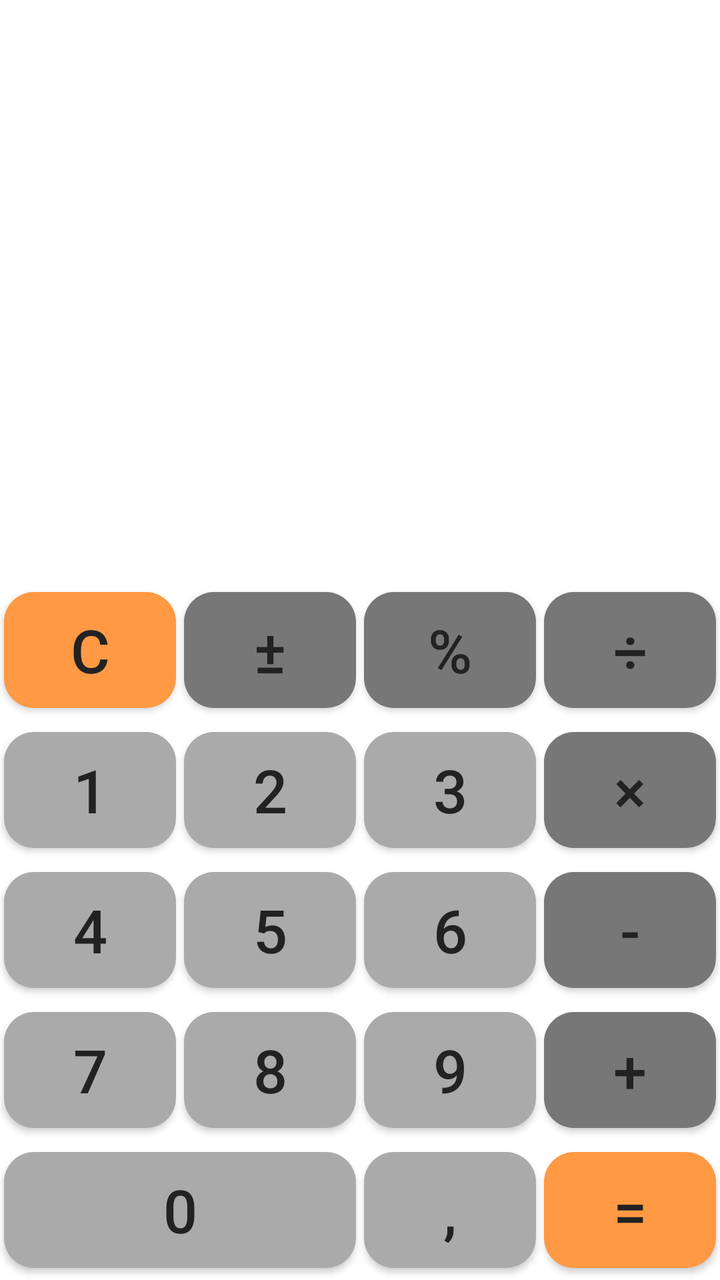
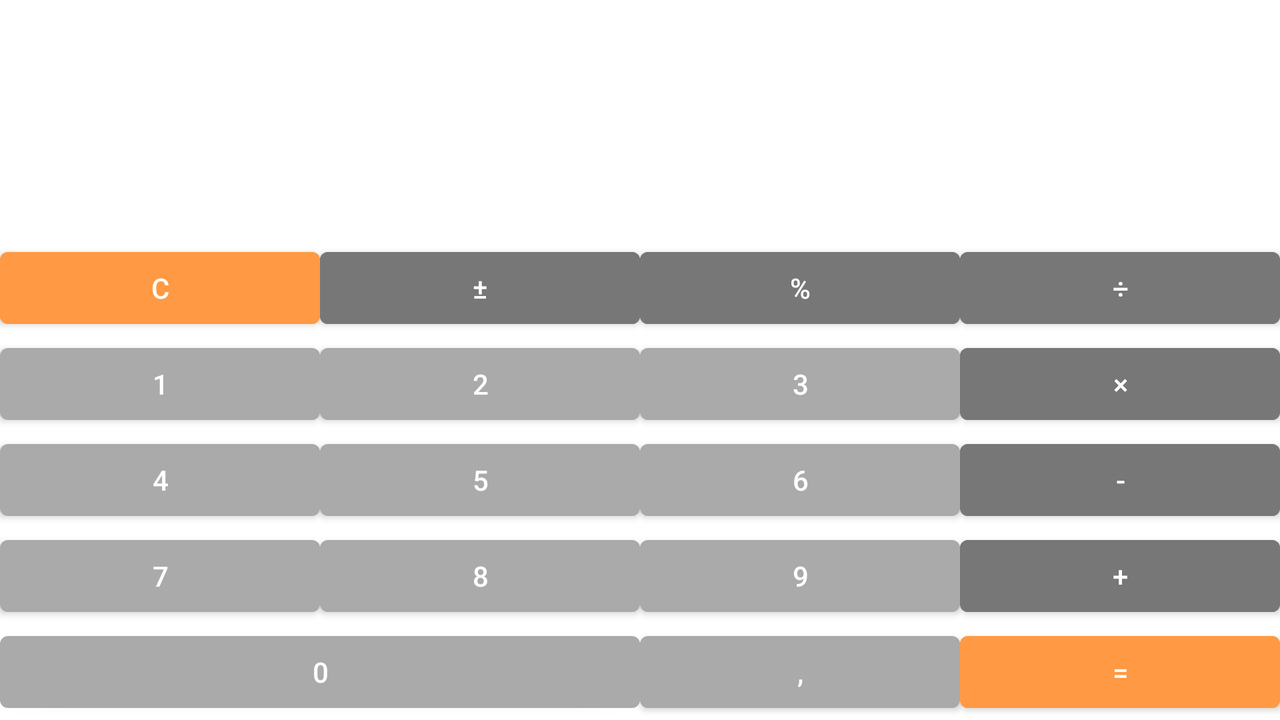

First picture: res/layout/ on a phone held upright. Second picture: the repository's own variant of that layout, on a device whose configuration matches the variant's folder. Source for both follows.
<!-- AndroidManifest.xml: application theme Theme.Calculator -->
<!-- res/layout/activity_main.xml -->
<?xml version="1.0" encoding="utf-8"?>
<FrameLayout xmlns:android="http://schemas.android.com/apk/res/android"
    xmlns:app="http://schemas.android.com/apk/res-auto"
    xmlns:tools="http://schemas.android.com/tools"
    android:layout_width="match_parent"
    android:layout_height="match_parent"
    android:orientation="vertical"
    tools:context=".MainActivity">

    <LinearLayout
        android:layout_width="match_parent"
        android:layout_height="match_parent">

        <ImageView
            android:layout_width="match_parent"
            android:layout_height="match_parent"
            android:scaleType="centerCrop"
            android:src="@drawable/backgroundtexture" />
    </LinearLayout>
    <androidx.constraintlayout.widget.ConstraintLayout
        android:layout_width="match_parent"
        android:layout_height="match_parent">

        <TextView
            android:id="@+id/calculatorIndicator"
            android:layout_width="match_parent"
            android:layout_height="@dimen/indicator_height"
            android:layout_gravity="bottom"
            app:layout_constraintLeft_toLeftOf="parent"
            app:layout_constraintBottom_toTopOf="@id/buttonsLayout"
            app:layout_constraintTop_toTopOf="parent"
            android:textSize="@dimen/indicator_font_size"
            android:textColor="@color/white"
            android:gravity="bottom|end"
            android:padding="@dimen/indicator_padding"
            />
        <TableLayout
            android:id="@+id/buttonsLayout"
            android:layout_width="match_parent"
            android:layout_height="wrap_content"
            android:layout_gravity="bottom"
            app:layout_constraintBottom_toBottomOf="parent"
            app:layout_constraintRight_toLeftOf="parent">

            <TableRow>

                <com.google.android.material.button.MaterialButton
                    android:id="@+id/button_reset_value"
                    android:layout_width="@dimen/button_layout_width"
                    android:layout_weight="@integer/weight_1"
                    android:text="@string/reset_value"
                    style="@style/OrangeButtonStyle"/>


                <com.google.android.material.button.MaterialButton
                    android:id="@+id/button_change_sign"
                    android:layout_width="@dimen/button_layout_width"
                    android:layout_weight="@integer/weight_1"
                    android:text="@string/change_sign"
                    style="@style/DarkGreyButtonStyle" />

                <com.google.android.material.button.MaterialButton
                    android:id="@+id/button_percent"
                    android:layout_width="@dimen/button_layout_width"
                    android:layout_weight="@integer/weight_1"
                    android:text="@string/percent"
                    style="@style/DarkGreyButtonStyle" />

                <com.google.android.material.button.MaterialButton
                    android:id="@+id/button_division"
                    android:layout_width="@dimen/button_layout_width"
                    android:layout_weight="@integer/weight_1"
                    android:text="@string/division"
                    style="@style/DarkGreyButtonStyle" />
            </TableRow>

            <TableRow>

                <com.google.android.material.button.MaterialButton
                    android:id="@+id/button_1"
                    android:layout_width="@dimen/button_layout_width"
                    android:layout_weight="@integer/weight_1"
                    android:text="@string/one"
                    style="@style/CommonButtonStyle" />

                <com.google.android.material.button.MaterialButton
                    android:id="@+id/button_2"
                    android:layout_width="@dimen/button_layout_width"
                    android:layout_weight="@integer/weight_1"
                    android:text="@string/two"
                    style="@style/CommonButtonStyle" />

                <com.google.android.material.button.MaterialButton
                    android:id="@+id/button_3"
                    android:layout_width="@dimen/button_layout_width"
                    android:layout_weight="@integer/weight_1"
                    android:text="@string/three"
                    style="@style/CommonButtonStyle" />

                <com.google.android.material.button.MaterialButton
                    android:id="@+id/button_multiplication"
                    android:layout_width="@dimen/button_layout_width"
                    android:layout_weight="@integer/weight_1"
                    android:text="@string/multiplication"
                    style="@style/DarkGreyButtonStyle" />
            </TableRow>

            <TableRow>

                <com.google.android.material.button.MaterialButton
                    android:id="@+id/button_4"
                    android:layout_width="@dimen/button_layout_width"
                    android:layout_weight="@integer/weight_1"
                    android:text="@string/four"
                    style="@style/CommonButtonStyle" />

                <com.google.android.material.button.MaterialButton
                    android:id="@+id/button_5"
                    android:layout_width="@dimen/button_layout_width"
                    android:layout_weight="@integer/weight_1"
                    android:text="@string/five"
                    style="@style/CommonButtonStyle" />

                <com.google.android.material.button.MaterialButton
                    android:id="@+id/button_6"
                    android:layout_width="@dimen/button_layout_width"
                    android:layout_weight="@integer/weight_1"
                    android:text="@string/six"
                    style="@style/CommonButtonStyle" />

                <com.google.android.material.button.MaterialButton
                    android:id="@+id/button_minus"
                    android:layout_width="@dimen/button_layout_width"
                    android:layout_weight="@integer/weight_1"
                    android:text="@string/minus"
                    style="@style/DarkGreyButtonStyle" />
            </TableRow>

            <TableRow>

                <com.google.android.material.button.MaterialButton
                    android:id="@+id/button_7"
                    android:layout_width="@dimen/button_layout_width"
                    android:layout_weight="@integer/weight_1"
                    android:text="@string/seven"
                    style="@style/CommonButtonStyle" />

                <com.google.android.material.button.MaterialButton
                    android:id="@+id/button_8"
                    android:layout_width="@dimen/button_layout_width"
                    android:layout_weight="@integer/weight_1"
                    android:text="@string/eight"
                    style="@style/CommonButtonStyle" />

                <com.google.android.material.button.MaterialButton
                    android:id="@+id/button_9"
                    android:layout_width="@dimen/button_layout_width"
                    android:layout_weight="@integer/weight_1"
                    android:text="@string/nine"
                    style="@style/CommonButtonStyle" />

                <com.google.android.material.button.MaterialButton
                    android:id="@+id/button_plus"
                    android:layout_width="@dimen/button_layout_width"
                    android:layout_weight="@integer/weight_1"
                    android:text="@string/plus"
                    style="@style/DarkGreyButtonStyle" />
            </TableRow>

            <TableRow
                android:weightSum="4">

                <com.google.android.material.button.MaterialButton
                    android:id="@+id/button_0"
                    android:layout_span="@integer/layout_span_2"
                    android:layout_weight="@integer/weight_1"
                    android:text="@string/zero"
                    style="@style/CommonButtonStyle" />

                <com.google.android.material.button.MaterialButton
                    android:id="@+id/button_decimal_separator"
                    android:layout_width="@dimen/button_layout_width"
                    android:layout_weight="@integer/weight_1"
                    android:text="@string/decimal_separator"
                    style="@style/CommonButtonStyle" />

                <com.google.android.material.button.MaterialButton
                    android:id="@+id/button_equal_sign"
                    android:layout_width="@dimen/button_layout_width"
                    android:layout_weight="@integer/weight_1"
                    android:text="@string/equal_sign"
                    style="@style/OrangeButtonStyle"/>
            </TableRow>
        </TableLayout>
    </androidx.constraintlayout.widget.ConstraintLayout>


</FrameLayout>
<!-- resources referenced by this layout -->
<resources>
  <color name="white">#FFFFFFFF</color>
  <dimen name="button_layout_width">0dp</dimen>
  <dimen name="indicator_font_size">40sp</dimen>
  <dimen name="indicator_height">0dp</dimen>
  <dimen name="indicator_padding">10dp</dimen>
  <integer name="layout_span_2">2</integer>
  <integer name="weight_1">1</integer>
  <string name="change_sign">±</string>
  <string name="decimal_separator">,</string>
  <string name="division">÷</string>
  <string name="eight">8</string>
  <string name="equal_sign">=</string>
  <string name="five">5</string>
  <string name="four">4</string>
  <string name="minus">-</string>
  <string name="multiplication">×</string>
  <string name="nine">9</string>
  <string name="one">1</string>
  <string name="percent">%</string>
  <string name="plus">+</string>
  <string name="reset_value">C</string>
  <string name="seven">7</string>
  <string name="six">6</string>
  <string name="three">3</string>
  <string name="two">2</string>
  <string name="zero">0</string>
  <style name="CommonButtonStyle">
          <item name="android:textColor">@color/black</item>
          <item name="android:textSize">@dimen/button_text_size</item>
          <item name="android:height">@dimen/button_height</item>
          <item name="android:layout_marginLeft">@dimen/button_margin_left_right</item>
          <item name="android:layout_marginRight">@dimen/button_margin_left_right</item>
          <item name="cornerRadius">@dimen/button_corner_radius</item>
      </style>
  <style name="DarkGreyButtonStyle" parent="CommonButtonStyle">
          <item name="backgroundTint">@color/dark_grey</item>
      </style>
  <style name="OrangeButtonStyle" parent="CommonButtonStyle">
          <item name="backgroundTint">@color/orange</item>
      </style>
  <style name="Theme.Calculator" parent="Theme.MaterialComponents.DayNight.DarkActionBar">
          
          <item name="colorPrimary">@color/light_grey</item>
          <item name="colorPrimaryVariant">@color/dark_grey</item>
          <item name="colorOnPrimary">@color/white</item>
          
          <item name="colorSecondary">@color/teal_200</item>
          <item name="colorSecondaryVariant">@color/teal_700</item>
          <item name="colorOnSecondary">@color/black</item>
          
          <item name="android:statusBarColor" tools:targetApi="l">?attr/colorPrimaryVariant</item>
          
          <item name="materialButtonStyle">@style/lightGreyButtonStyle</item>
          <item name="windowNoTitle">true</item>
      </style>
  <color name="black">#222</color>
  <dimen name="button_text_size">30sp</dimen>
  <dimen name="button_height">70dp</dimen>
  <dimen name="button_margin_left_right">2dp</dimen>
  <dimen name="button_corner_radius">15dp</dimen>
  <color name="dark_grey">#777</color>
  <color name="orange">#ff9944</color>
  <color name="light_grey">#AAA</color>
  <color name="teal_200">#FF03DAC5</color>
  <color name="teal_700">#FF018786</color>
  <style name="lightGreyButtonStyle" parent="Widget.MaterialComponents.Button">
          <item name="backgroundTint">@color/light_grey</item>
      </style>
</resources>
<!-- res/layout-land/activity_main.xml (the repository's variant of the layout above) -->
<!-- drawn on the phone turned sideways -->
<?xml version="1.0" encoding="utf-8"?>

<FrameLayout xmlns:android="http://schemas.android.com/apk/res/android"
    xmlns:app="http://schemas.android.com/apk/res-auto"
    xmlns:tools="http://schemas.android.com/tools"
    android:layout_width="match_parent"
    android:layout_height="match_parent"
    android:orientation="vertical"
    tools:context=".MainActivity">

    <LinearLayout
        android:layout_width="match_parent"
        android:layout_height="match_parent">

        <ImageView
            android:layout_width="match_parent"
            android:layout_height="match_parent"
            android:scaleType="centerCrop"
            android:src="@drawable/backgroundtexture" />
    </LinearLayout>
    <androidx.constraintlayout.widget.ConstraintLayout
        android:layout_width="match_parent"
        android:layout_height="match_parent">

        <TextView
            android:id="@+id/calculatorIndicator"
            android:layout_width="match_parent"
            android:layout_height="0dp"
            android:layout_gravity="bottom"
            app:layout_constraintLeft_toLeftOf="parent"
            app:layout_constraintBottom_toTopOf="@id/buttonsLayout"
            app:layout_constraintTop_toTopOf="parent"
            android:textSize="40sp"
            android:textColor="@color/white"
            android:gravity="bottom|end"
            android:padding="10dp"
            />
        <TableLayout
            android:id="@+id/buttonsLayout"
            android:layout_width="match_parent"
            android:layout_height="wrap_content"
            android:layout_gravity="bottom"
            app:layout_constraintBottom_toBottomOf="parent"
            app:layout_constraintRight_toLeftOf="parent">

            <TableRow>

                <Button
                    android:id="@+id/button_reset_value"
                    android:layout_width="0dp"
                    android:layout_weight="1"
                    android:backgroundTint="@color/orange"
                    android:text="@string/reset_value"
                    style="@style/lightGreyButtonStyleLand"/>

                <Button
                    android:id="@+id/button_change_sign"
                    android:layout_width="0dp"
                    android:layout_weight="1"
                    android:backgroundTint="@color/dark_grey"
                    android:text="@string/change_sign"
                    style="@style/lightGreyButtonStyleLand" />

                <Button
                    android:id="@+id/button_percent"
                    android:layout_width="0dp"
                    android:layout_weight="1"
                    android:backgroundTint="@color/dark_grey"
                    android:text="@string/percent"
                    style="@style/lightGreyButtonStyleLand" />

                <Button
                    android:id="@+id/button_division"
                    android:layout_width="0dp"
                    android:layout_weight="1"
                    android:backgroundTint="@color/dark_grey"
                    android:text="@string/division"
                    style="@style/lightGreyButtonStyleLand" />
            </TableRow>

            <TableRow>

                <Button
                    android:id="@+id/button_1"
                    android:layout_width="0dp"
                    android:layout_weight="1"
                    android:text="@string/one"
                    style="@style/lightGreyButtonStyleLand" />

                <Button
                    android:id="@+id/button_2"
                    android:layout_width="0dp"
                    android:layout_weight="1"
                    android:text="@string/two"
                    style="@style/lightGreyButtonStyleLand" />

                <Button
                    android:id="@+id/button_3"
                    android:layout_width="0dp"
                    android:layout_weight="1"
                    android:text="@string/three"
                    style="@style/lightGreyButtonStyleLand" />

                <Button
                    android:id="@+id/button_multiplication"
                    android:layout_width="0dp"
                    android:layout_weight="1"
                    android:backgroundTint="@color/dark_grey"
                    android:text="@string/multiplication"
                    style="@style/lightGreyButtonStyleLand" />
            </TableRow>

            <TableRow>

                <Button
                    android:id="@+id/button_4"
                    android:layout_width="0dp"
                    android:layout_weight="1"
                    android:text="@string/four"
                    style="@style/lightGreyButtonStyleLand" />

                <Button
                    android:id="@+id/button_5"
                    android:layout_width="0dp"
                    android:layout_weight="1"
                    android:text="@string/five"
                    style="@style/lightGreyButtonStyleLand" />

                <Button
                    android:id="@+id/button_6"
                    android:layout_width="0dp"
                    android:layout_weight="1"
                    android:text="@string/six"
                    style="@style/lightGreyButtonStyleLand" />

                <Button
                    android:id="@+id/button_minus"
                    android:layout_width="0dp"
                    android:layout_weight="1"
                    android:backgroundTint="@color/dark_grey"
                    android:text="@string/minus"
                    style="@style/lightGreyButtonStyleLand" />
            </TableRow>

            <TableRow>

                <Button
                    android:id="@+id/button_7"
                    android:layout_width="0dp"
                    android:layout_weight="1"
                    android:text="@string/seven"
                    style="@style/lightGreyButtonStyleLand" />

                <Button
                    android:id="@+id/button_8"
                    android:layout_width="0dp"
                    android:layout_weight="1"
                    android:text="@string/eight"
                    style="@style/lightGreyButtonStyleLand" />

                <Button
                    android:id="@+id/button_9"
                    android:layout_width="0dp"
                    android:layout_weight="1"
                    android:text="@string/nine"
                    style="@style/lightGreyButtonStyleLand" />

                <Button
                    android:id="@+id/button_plus"
                    android:layout_width="0dp"
                    android:layout_weight="1"
                    android:backgroundTint="@color/dark_grey"
                    android:text="@string/plus"
                    style="@style/lightGreyButtonStyleLand" />
            </TableRow>

            <TableRow
                android:weightSum="4">

                <Button
                    android:id="@+id/button_0"
                    android:layout_span="2"
                    android:layout_weight="1"
                    android:text="@string/zero"
                    style="@style/lightGreyButtonStyleLand" />

                <Button
                    android:id="@+id/button_decimal_separator"
                    android:layout_width="0dp"
                    android:layout_weight="1"
                    android:text="@string/decimal_separator"
                    style="@style/lightGreyButtonStyleLand" />

                <Button
                    android:id="@+id/button_equal_sign"
                    android:layout_width="0dp"
                    android:layout_weight="1"
                    android:backgroundTint="@color/orange"
                    android:text="@string/equal_sign"
                    style="@style/lightGreyButtonStyleLand" />
            </TableRow>
        </TableLayout>
    </androidx.constraintlayout.widget.ConstraintLayout>


</FrameLayout>
<!-- resources referenced by the variant -->
<!-- as the phone turned sideways resolves them -->
<resources>
  <color name="dark_grey">#777</color>
  <color name="orange">#ff9944</color>
  <color name="white">#FFFFFFFF</color>
  <string name="change_sign">±</string>
  <string name="decimal_separator">,</string>
  <string name="division">÷</string>
  <string name="eight">8</string>
  <string name="equal_sign">=</string>
  <string name="five">5</string>
  <string name="four">4</string>
  <string name="minus">-</string>
  <string name="multiplication">×</string>
  <string name="nine">9</string>
  <string name="one">1</string>
  <string name="percent">%</string>
  <string name="plus">+</string>
  <string name="reset_value">C</string>
  <string name="seven">7</string>
  <string name="six">6</string>
  <string name="three">3</string>
  <string name="two">2</string>
  <string name="zero">0</string>
  <style name="Theme.Calculator" parent="Theme.MaterialComponents.DayNight.DarkActionBar">
          
          <item name="colorPrimary">@color/light_grey</item>
          <item name="colorPrimaryVariant">@color/dark_grey</item>
          <item name="colorOnPrimary">@color/white</item>
          
          <item name="colorSecondary">@color/teal_200</item>
          <item name="colorSecondaryVariant">@color/teal_700</item>
          <item name="colorOnSecondary">@color/black</item>
          
          <item name="android:statusBarColor" tools:targetApi="l">?attr/colorPrimaryVariant</item>
          
          <item name="materialButtonStyle">@style/lightGreyButtonStyle</item>
          <item name="windowNoTitle">true</item>
      </style>
  <color name="light_grey">#AAA</color>
  <color name="teal_200">#FF03DAC5</color>
  <color name="teal_700">#FF018786</color>
  <color name="black">#222</color>
  <style name="lightGreyButtonStyle" parent="Widget.MaterialComponents.Button">
          <item name="backgroundTint">@color/light_grey</item>
      </style>
</resources>
